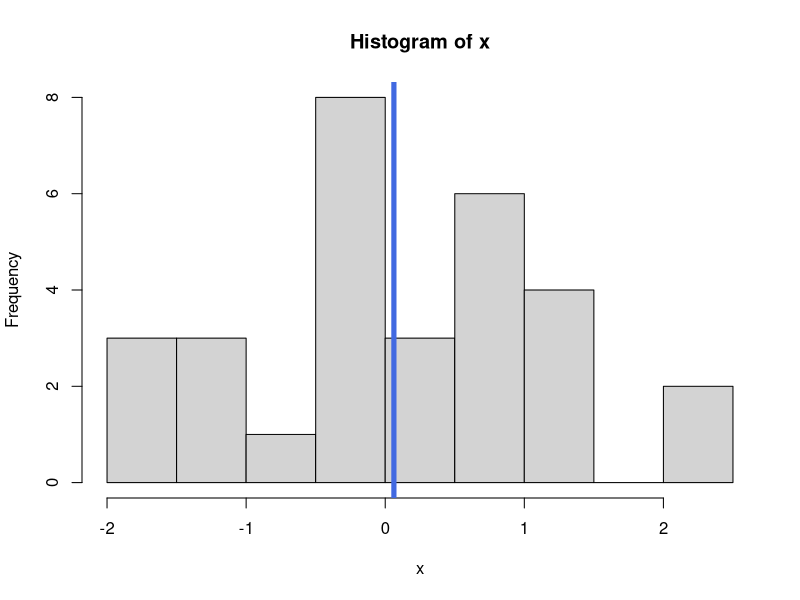
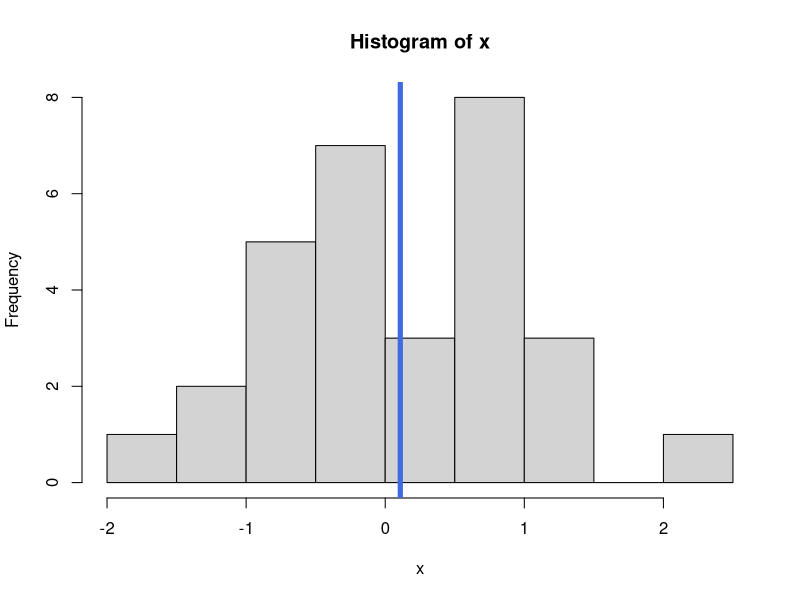
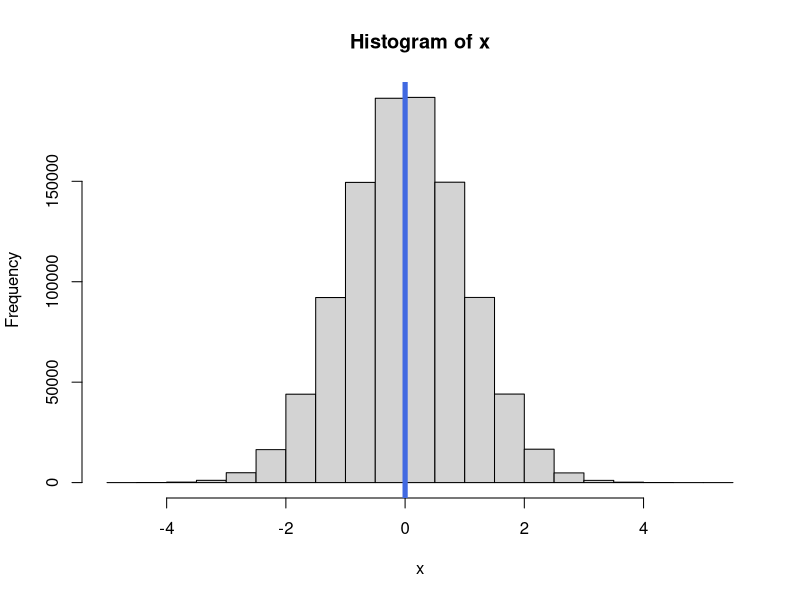
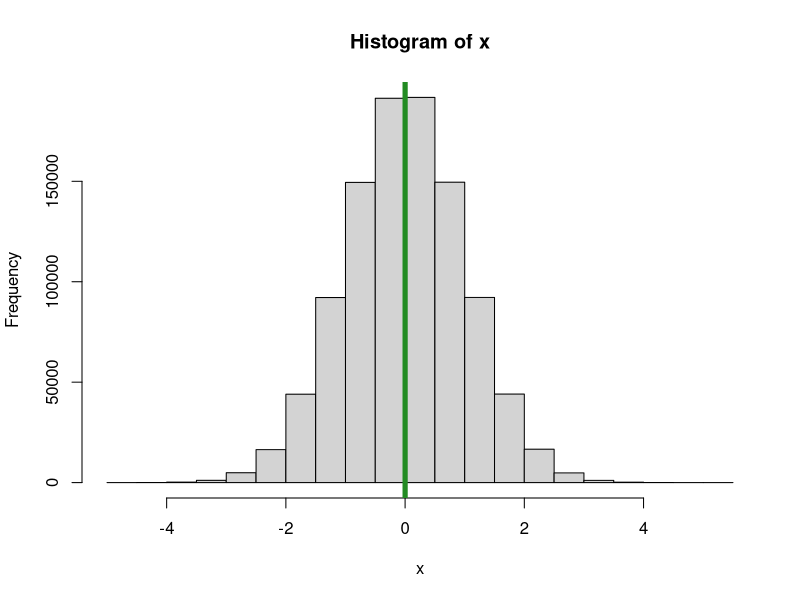
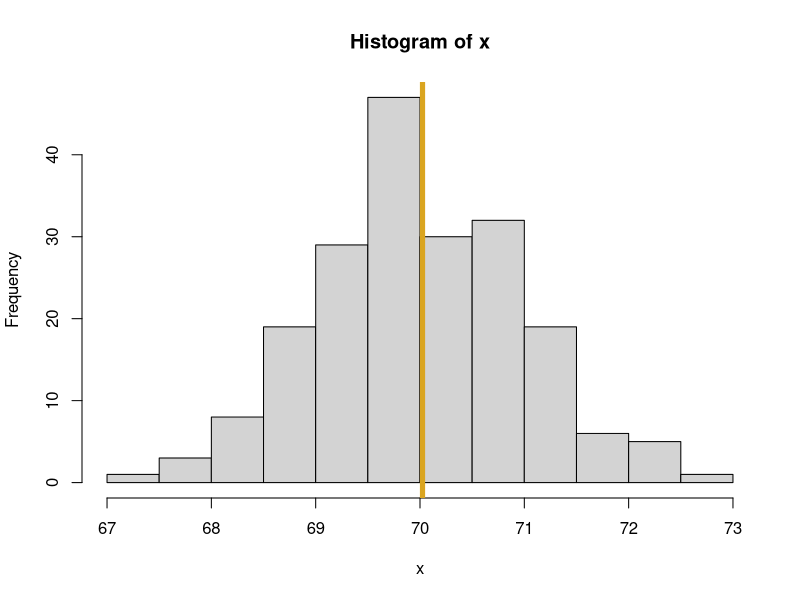

Write R code to recreate these figures, in order.
#* plotRandomHistogram.R
#* 
#* Author: Elena Ziccarelli
#* 
#* Purpose:
#*      A function that wil generate a sample of normal "observations"
#*      and plot the histogram of that data 
#*      
#* Inputs: 
#*       num_pts = the numeber of observations
#*               to randomly gen 
#*       mu= the theoretical mean. of the normal distribution that generates my data 
#*       
#*       sigma= the theoretical standard dev
#*       
#*       seed = an optional random number generator
#*              seed value defautls to NULL
#*              
#*      meancolor=the color of the line corresponding to the sample mean of data 
#*              
#*  Output: 
#*        a histogram of the generated data 
#*            is drawn 
#*            
#*        a list with the following elements: 
#*        Mean_Random_Obs = sample mean corresponding the randomly gen'd data
#*        
#*        SD_Radnom_obs = corresponding sd
#*      

plotRandomHistogram <- function(num_pts = 30, mu=0, sigma=1,
                       seed=NULL,meanColor="royalblue") {
  set.seed(seed)
  x <- rnorm(num_pts, mean=mu, sd=sigma)
  mean_x <- mean(x)
  hist(x)
  abline(v=mean_x, lwd=5, col=meanColor)

#*      In R in a function, the utputfrom t
#*      the last lineis auto returned
#*      

  list(RandomObs = x,
       Mean_Random_obs = mean_x,
       SD_Random_obs = sd(x))
  
}

plotRandomHistogram()
plotRandomHistogram(seed=19)
plotRandomHistogram(seed=19, num_pts = 1000000)
plotRandomHistogram(seed=19, num_pts = 1000000,
                    meanColor = "forestgreen")

my_output <- plotRandomHistogram(seed=5, num_pts = 200, mu=70, 
                                 meanColor = "goldenrod" )





